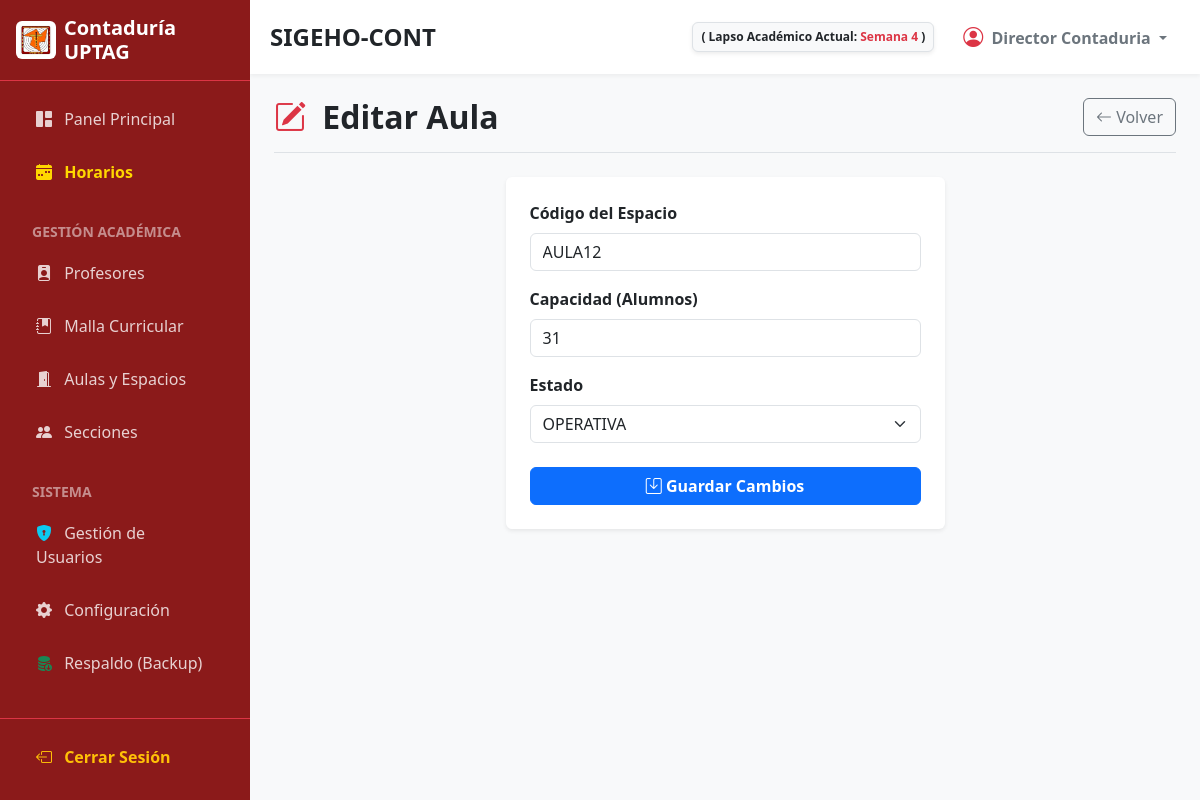
The page /modules/aulas/editar.php?id=7 (signed in) on the database its author committed.
### tables this page shows
CREATE TABLE `configuracion` (
  `id` int(11) NOT NULL,
  `parametro` varchar(100) NOT NULL,
  `valor` varchar(255) NOT NULL
);

CREATE TABLE `aulas` (
  `id` int(11) NOT NULL,
  `codigo` varchar(20) NOT NULL,
  `capacidad` int(11) NOT NULL,
  `estado` varchar(20) NOT NULL DEFAULT 'OPERATIVA'
);

### modules/aulas/editar.php (the view, shortened to what this page needs)
<?php
require '../../config/db.php';
$id = (int)$_GET['id'];
$stmt = $conn->prepare("SELECT * FROM aulas WHERE id = ?");
$stmt->execute([$id]);
$aula = $stmt->fetch(PDO::FETCH_ASSOC);
$ruta = '../../'; include '../../includes/header.php';
?>
<div class="d-flex justify-content-between align-items-center mb-4 border-bottom pb-3">
    <h2 class="fw-bold mb-0 text-dark"><i class="bi bi-pencil-square text-danger me-2"></i> Editar Aula</h2>
    <a href="index.php" class="btn btn-outline-secondary" aria-label="Volver a la lista de aulas"><i class="bi bi-arrow-left"></i> Volver</a>
</div>
<div class="row justify-content-center">
    <div class="col-md-6">
        <div class="card shadow-sm border-0">
            <div class="card-body p-4">
                <form action="editar.php?id=<?php echo $id; ?>" method="POST">
                    <div class="mb-3">
                        <label class="form-label fw-bold">Código del Espacio</label>
                        <input type="text" name="codigo" class="form-control" value="<?php echo htmlspecialchars($aula['codigo']); ?>" pattern="[a-zA-Z0-9\-\s]+" title="Solo letras, números, guiones y espacios. Ej: M-110" aria-label="Editar código del espacio" required>
                    </div>
                    <div class="mb-3">
                        <label class="form-label fw-bold">Capacidad (Alumnos)</label>
                        <input type="number" name="capacidad" class="form-control solo-numeros" value="<?php echo $aula['capacidad']; ?>" min="1" aria-label="Editar capacidad de alumnos" required>
                    </div>
                    <div class="mb-4">
                        <label class="form-label fw-bold">Estado</label>
                        <select name="estado" class="form-select" aria-label="Editar estado del aula" required>
                            <option value="OPERATIVA" <?php echo ($aula['estado'] == 'OPERATIVA') ? 'selected' : ''; ?>>OPERATIVA</option>
                        </select>
                    </div>
                    <button type="submit" class="btn btn-primary w-100 fw-bold" aria-label="Guardar cambios del aula"><i class="bi bi-save"></i> Guardar Cambios</button>
                </form>
            </div>
        </div>
    </div>
</div>
<?php include '../../includes/footer.php'; ?>

### includes/header.php (shortened to what this page needs)
<?php
$rol_usuario = isset($_SESSION['rol']) ? strtolower($_SESSION['rol']) : '';
$semana_texto = "Sin configurar";
if (isset($conn)) {
    try {
        $stmt_conf = $conn->query("SELECT valor FROM configuracion WHERE parametro = 'fecha_inicio_lapso'");
        if ($stmt_conf) {
            $fecha_inicio_db = $stmt_conf->fetchColumn();
            if ($fecha_inicio_db) {
                $inicio_lapso = new DateTime($fecha_inicio_db);
                $inicio_lapso->setTime(0, 0, 0);
                $hoy = new DateTime();
                $hoy->setTime(0, 0, 0);
                if ($hoy >= $inicio_lapso) {
                    $diff = $inicio_lapso->diff($hoy);
                    $semana_num = floor($diff->days / 7) + 1;
                    if ($semana_num > 12) {
                        $semana_texto = "Trimestre Finalizado";
                    } else {
                        $semana_texto = "Semana " . $semana_num;
                    }
                } else {
                    $semana_texto = "Por iniciar";
                }
            }
        }
    } catch(PDOException $e) {
    }
}
?>
<!DOCTYPE html>
<html lang="es">
<head>
    <link href="https://cdn.jsdelivr.net/npm/bootstrap@5.3.0/dist/css/bootstrap.min.css" rel="stylesheet">
    <link rel="stylesheet" href="https://cdn.jsdelivr.net/npm/bootstrap-icons@1.10.5/font/bootstrap-icons.css">
    <link rel="stylesheet" href="<?php echo $ruta; ?>assets/css/estilos.css">
</head>
<body>
<div class="d-flex">
    <div id="sidebar" class="d-flex flex-column area-no-imprimir">
        <div class="p-3 d-flex align-items-center border-bottom border-danger">
            <img src="<?php echo $ruta; ?>assets/img/logo_conta.jpeg" alt="Logo" width="40" class="rounded me-2 bg-white p-1">
            <h5 class="mb-0 fw-bold">Contaduría UPTAG</h5>
        </div>
        <div class="p-3 flex-grow-1">
            <ul class="nav flex-column gap-1">
                <li class="nav-item">
                    <a href="<?php echo $ruta; ?>dashboard.php" class="nav-link"><i class="bi bi-grid-1x2-fill me-2"></i> Panel Principal</a>
                </li>
                <li class="nav-item">
                    <a href="<?php echo $ruta; ?>modules/horarios/index.php" class="nav-link fw-bold" style="color: #ffd700;"><i class="bi bi-calendar-week-fill me-2"></i> Horarios</a>
                </li>
                <li class="nav-item mt-3 mb-1"><small class="text-white-50 fw-bold px-3">GESTIÓN ACADÉMICA</small></li>
                <li class="nav-item"><a href="<?php echo $ruta; ?>modules/profesores/index.php" class="nav-link"><i class="bi bi-person-badge-fill me-2"></i> Profesores</a></li>
                <li class="nav-item"><a href="<?php echo $ruta; ?>modules/materias/index.php" class="nav-link"><i class="bi bi-journal-bookmark-fill me-2"></i> Malla Curricular</a></li>
                <li class="nav-item"><a href="<?php echo $ruta; ?>modules/aulas/index.php" class="nav-link"><i class="bi bi-door-open-fill me-2"></i> Aulas y Espacios</a></li>
                <li class="nav-item"><a href="<?php echo $ruta; ?>modules/secciones/index.php" class="nav-link"><i class="bi bi-people-fill me-2"></i> Secciones</a></li>
                <?php if($rol_usuario == 'administrador'): ?>
                <li class="nav-item mt-3 mb-1"><small class="text-white-50 fw-bold px-3">SISTEMA</small></li>
                <li class="nav-item"><a href="<?php echo $ruta; ?>modules/usuarios/index.php" class="nav-link"><i class="bi bi-shield-lock-fill text-info me-2"></i> Gestión de Usuarios</a></li>
                <li class="nav-item"><a href="<?php echo $ruta; ?>configuracion.php" class="nav-link"><i class="bi bi-gear-fill me-2"></i> Configuración</a></li>
                <li class="nav-item"><a href="<?php echo $ruta; ?>backup.php" class="nav-link"><i class="bi bi-database-fill-down text-success me-2"></i> Respaldo (Backup)</a></li>
                <?php endif; ?>
            </ul>
        </div>
        <div class="p-3 border-top border-danger">
            <a href="<?php echo $ruta; ?>logout.php" class="nav-link text-warning fw-bold"><i class="bi bi-box-arrow-left me-2"></i> Cerrar Sesión</a>
        </div>
    </div>
    <div id="main-content" class="d-flex flex-column bg-light vh-100 overflow-hidden">
        <nav class="top-navbar d-flex justify-content-between align-items-center area-no-imprimir">
            <div class="d-flex align-items-center">
                <h4 class="mb-0 fw-bold text-dark">SIGEHO-CONT</h4>
            </div>
            <div class="d-flex align-items-center gap-3">
                <span class="badge bg-light text-dark border p-2 shadow-sm d-none d-md-inline">
                    ( Lapso Académico Actual: <span class="text-danger"><?php echo $semana_texto; ?></span> )
                </span>
                <div class="dropdown">
                    <button class="btn btn-white dropdown-toggle fw-bold text-secondary" type="button" data-bs-toggle="dropdown">
                        <i class="bi bi-person-circle text-danger fs-5 me-1"></i> <?php echo isset($_SESSION['nombre']) ? htmlspecialchars($_SESSION['nombre']) : 'Usuario'; ?>
                    </button>
                </div>
            </div>
        </nav>
        <div class="p-4 flex-grow-1 overflow-auto">

### assets/css/estilos.css (style rules this page uses)
body { background-color: #f4f6f9; }
body { font-family: 'Segoe UI', Tahoma, Geneva, Verdana, sans-serif; background-color: #f8f9fa; overflow-x: hidden; }
#sidebar { min-width: 250px; max-width: 250px; min-height: 100vh; background-color: #8B1A1A; color: white; transition: all 0.3s; }
#sidebar .nav-link { color: rgba(255,255,255,0.8); padding: 10px 20px; margin-bottom: 5px; border-radius: 5px; transition: all 0.3s; font-weight: 500; }
#main-content { transition: all 0.3s; width: 100%; }
.top-navbar { background-color: white; box-shadow: 0 2px 4px rgba(0,0,0,0.05); padding: 15px 20px; }

### rows shown on the page
configuracion: valor "Semana 4"
aulas: codigo "AULA12", capacidad "31", estado "OPERATIVA"

### other values the page prints
$_SESSION['nombre'] "Director Contaduria"
